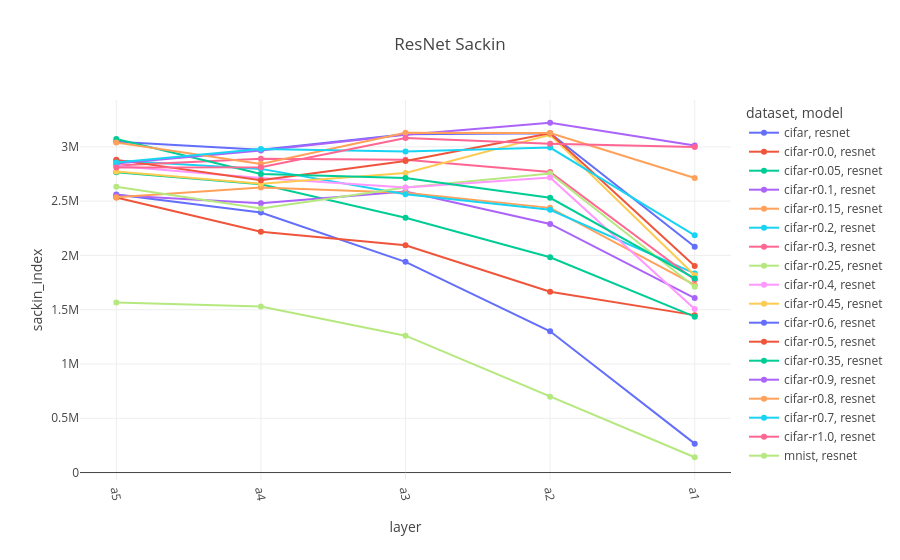

Notebook source saved alongside this figure:
### Code cell
fig = px.line(resnet, x="layer", y="sackin_index", color="dataset", symbol="model", color_discrete_sequence=px.colors.qualitative.Plotly, title="ResNet Sackin")
fig.update_xaxes(tickangle=80)
# fig.update_yaxes(type="log")

### Figure 1 — Plotly figure (JSON) as saved in the notebook; plotly's stock layout.template omitted (floating-point values rounded to 4 significant figures)
{"data": [{"hovertemplate": "dataset=cifar<br>model=resnet<br>layer=%{x}<br>sackin_index=%{y}<extra></extra>", "legendgroup": "cifar, resnet", "line": {"color": "#636EFA", "dash": "solid"}, "marker": {"symbol": "circle"}, "mode": "lines+markers", "name": "cifar, resnet", "orientation": "v", "showlegend": true, "type": "scatter", "x": ["a5", "a4", "a3", "a2", "a1"], "xaxis": "x", "y": [2560000.0, 2395000.0, 1941000.0, 1301000.0, 266300.0], "yaxis": "y"}, {"hovertemplate": "dataset=cifar-r0.0<br>model=resnet<br>layer=%{x}<br>sackin_index=%{y}<extra></extra>", "legendgroup": "cifar-r0.0, resnet", "line": {"color": "#EF553B", "dash": "solid"}, "marker": {"symbol": "circle"}, "mode": "lines+markers", "name": "cifar-r0.0, resnet", "orientation": "v", "showlegend": true, "type": "scatter", "x": ["a5", "a4", "a3", "a2", "a1"], "xaxis": "x", "y": [2533000.0, 2218000.0, 2094000.0, 1666000.0, 1450000.0], "yaxis": "y"}, {"hovertemplate": "dataset=cifar-r0.05<br>model=resnet<br>layer=%{x}<br>sackin_index=%{y}<extra></extra>", "legendgroup": "cifar-r0.05, resnet", "line": {"color": "#00CC96", "dash": "solid"}, "marker": {"symbol": "circle"}, "mode": "lines+markers", "name": "cifar-r0.05, resnet", "orientation": "v", "showlegend": true, "type": "scatter", "x": ["a5", "a4", "a3", "a2", "a1"], "xaxis": "x", "y": [2765000.0, 2655000.0, 2347000.0, 1983000.0, 1436000.0], "yaxis": "y"}, {"hovertemplate": "dataset=cifar-r0.1<br>model=resnet<br>layer=%{x}<br>sackin_index=%{y}<extra></extra>", "legendgroup": "cifar-r0.1, resnet", "line": {"color": "#AB63FA", "dash": "solid"}, "marker": {"symbol": "circle"}, "mode": "lines+markers", "name": "cifar-r0.1, resnet", "orientation": "v", "showlegend": true, "type": "scatter", "x": ["a5", "a4", "a3", "a2", "a1"], "xaxis": "x", "y": [2554000.0, 2480000.0, 2589000.0, 2290000.0, 1607000.0], "yaxis": "y"}, {"hovertemplate": "dataset=cifar-r0.15<br>model=resnet<br>layer=%{x}<br>sackin_index=%{y}<extra></extra>", "legendgroup": "cifar-r0.15, resnet", "line": {"color": "#FFA15A", "dash": "solid"}, "marker": {"symbol": "circle"}, "mode": "lines+markers", "name": "cifar-r0.15, resnet", "orientation": "v", "showlegend": true, "type": "scatter", "x": ["a5", "a4", "a3", "a2", "a1"], "xaxis": "x", "y": [2537000.0, 2626000.0, 2577000.0, 2438000.0, 1728000.0], "yaxis": "y"}, {"hovertemplate": "dataset=cifar-r0.2<br>model=resnet<br>layer=%{x}<br>sackin_index=%{y}<extra></extra>", "legendgroup": "cifar-r0.2, resnet", "line": {"color": "#19D3F3", "dash": "solid"}, "marker": {"symbol": "circle"}, "mode": "lines+markers", "name": "cifar-r0.2, resnet", "orientation": "v", "showlegend": true, "type": "scatter", "x": ["a5", "a4", "a3", "a2", "a1"], "xaxis": "x", "y": [2874000.0, 2797000.0, 2563000.0, 2420000.0, 1834000.0], "yaxis": "y"}, {"hovertemplate": "dataset=cifar-r0.3<br>model=resnet<br>layer=%{x}<br>sackin_index=%{y}<extra></extra>", "legendgroup": "cifar-r0.3, resnet", "line": {"color": "#FF6692", "dash": "solid"}, "marker": {"symbol": "circle"}, "mode": "lines+markers", "name": "cifar-r0.3, resnet", "orientation": "v", "showlegend": true, "type": "scatter", "x": ["a5", "a4", "a3", "a2", "a1"], "xaxis": "x", "y": [2827000.0, 2891000.0, 2882000.0, 2769000.0, 1776000.0], "yaxis": "y"}, {"hovertemplate": "dataset=cifar-r0.25<br>model=resnet<br>layer=%{x}<br>sackin_index=%{y}<extra></extra>", "legendgroup": "cifar-r0.25, resnet", "line": {"color": "#B6E880", "dash": "solid"}, "marker": {"symbol": "circle"}, "mode": "lines+markers", "name": "cifar-r0.25, resnet", "orientation": "v", "showlegend": true, "type": "scatter", "x": ["a5", "a4", "a3", "a2", "a1"], "xaxis": "x", "y": [2632000.0, 2432000.0, 2626000.0, 2755000.0, 1712000.0], "yaxis": "y"}, {"hovertemplate": "dataset=cifar-r0.4<br>model=resnet<br>layer=%{x}<br>sackin_index=%{y}<extra></extra>", "legendgroup": "cifar-r0.4, resnet", "line": {"color": "#FF97FF", "dash": "solid"}, "marker": {"symbol": "circle"}, "mode": "lines+markers", "name": "cifar-r0.4, resnet", "orientation": "v", "showlegend": true, "type": "scatter", "x": ["a5", "a4", "a3", "a2", "a1"], "xaxis": "x", "y": [2824000.0, 2714000.0, 2626000.0, 2717000.0, 1507000.0], "yaxis": "y"}, {"hovertemplate": "dataset=cifar-r0.45<br>model=resnet<br>layer=%{x}<br>sackin_index=%{y}<extra></extra>", "legendgroup": "cifar-r0.45, resnet", "line": {"color": "#FECB52", "dash": "solid"}, "marker": {"symbol": "circle"}, "mode": "lines+markers", "name": "cifar-r0.45, resnet", "orientation": "v", "showlegend": true, "type": "scatter", "x": ["a5", "a4", "a3", "a2", "a1"], "xaxis": "x", "y": [2773000.0, 2659000.0, 2760000.0, 3112000.0, 1817000.0], "yaxis": "y"}, {"hovertemplate": "dataset=cifar-r0.6<br>model=resnet<br>layer=%{x}<br>sackin_index=%{y}<extra></extra>", "legendgroup": "cifar-r0.6, resnet", "line": {"color": "#636EFA", "dash": "solid"}, "marker": {"symbol": "circle"}, "mode": "lines+markers", "name": "cifar-r0.6, resnet", "orientation": "v", "showlegend": true, "type": "scatter", "x": ["a5", "a4", "a3", "a2", "a1"], "xaxis": "x", "y": [3047000.0, 2975000.0, 3117000.0, 3126000.0, 2079000.0], "yaxis": "y"}, {"hovertemplate": "dataset=cifar-r0.5<br>model=resnet<br>layer=%{x}<br>sackin_index=%{y}<extra></extra>", "legendgroup": "cifar-r0.5, resnet", "line": {"color": "#EF553B", "dash": "solid"}, "marker": {"symbol": "circle"}, "mode": "lines+markers", "name": "cifar-r0.5, resnet", "orientation": "v", "showlegend": true, "type": "scatter", "x": ["a5", "a4", "a3", "a2", "a1"], "xaxis": "x", "y": [2880000.0, 2692000.0, 2870000.0, 3125000.0, 1903000.0], "yaxis": "y"}, {"hovertemplate": "dataset=cifar-r0.35<br>model=resnet<br>layer=%{x}<br>sackin_index=%{y}<extra></extra>", "legendgroup": "cifar-r0.35, resnet", "line": {"color": "#00CC96", "dash": "solid"}, "marker": {"symbol": "circle"}, "mode": "lines+markers", "name": "cifar-r0.35, resnet", "orientation": "v", "showlegend": true, "type": "scatter", "x": ["a5", "a4", "a3", "a2", "a1"], "xaxis": "x", "y": [3072000.0, 2750000.0, 2713000.0, 2531000.0, 1789000.0], "yaxis": "y"}, {"hovertemplate": "dataset=cifar-r0.9<br>model=resnet<br>layer=%{x}<br>sackin_index=%{y}<extra></extra>", "legendgroup": "cifar-r0.9, resnet", "line": {"color": "#AB63FA", "dash": "solid"}, "marker": {"symbol": "circle"}, "mode": "lines+markers", "name": "cifar-r0.9, resnet", "orientation": "v", "showlegend": true, "type": "scatter", "x": ["a5", "a4", "a3", "a2", "a1"], "xaxis": "x", "y": [2847000.0, 2966000.0, 3112000.0, 3222000.0, 3013000.0], "yaxis": "y"}, {"hovertemplate": "dataset=cifar-r0.8<br>model=resnet<br>layer=%{x}<br>sackin_index=%{y}<extra></extra>", "legendgroup": "cifar-r0.8, resnet", "line": {"color": "#FFA15A", "dash": "solid"}, "marker": {"symbol": "circle"}, "mode": "lines+markers", "name": "cifar-r0.8, resnet", "orientation": "v", "showlegend": true, "type": "scatter", "x": ["a5", "a4", "a3", "a2", "a1"], "xaxis": "x", "y": [3040000.0, 2843000.0, 3130000.0, 3128000.0, 2713000.0], "yaxis": "y"}, {"hovertemplate": "dataset=cifar-r0.7<br>model=resnet<br>layer=%{x}<br>sackin_index=%{y}<extra></extra>", "legendgroup": "cifar-r0.7, resnet", "line": {"color": "#19D3F3", "dash": "solid"}, "marker": {"symbol": "circle"}, "mode": "lines+markers", "name": "cifar-r0.7, resnet", "orientation": "v", "showlegend": true, "type": "scatter", "x": ["a5", "a4", "a3", "a2", "a1"], "xaxis": "x", "y": [2855000.0, 2979000.0, 2958000.0, 2994000.0, 2185000.0], "yaxis": "y"}, {"hovertemplate": "dataset=cifar-r1.0<br>model=resnet<br>layer=%{x}<br>sackin_index=%{y}<extra></extra>", "legendgroup": "cifar-r1.0, resnet", "line": {"color": "#FF6692", "dash": "solid"}, "marker": {"symbol": "circle"}, "mode": "lines+markers", "name": "cifar-r1.0, resnet", "orientation": "v", "showlegend": true, "type": "scatter", "x": ["a5", "a4", "a3", "a2", "a1"], "xaxis": "x", "y": [2810000.0, 2812000.0, 3082000.0, 3029000.0, 2999000.0], "yaxis": "y"}, {"hovertemplate": "dataset=mnist<br>model=resnet<br>layer=%{x}<br>sackin_index=%{y}<extra></extra>", "legendgroup": "mnist, resnet", "line": {"color": "#B6E880", "dash": "solid"}, "marker": {"symbol": "circle"}, "mode": "lines+markers", "name": "mnist, resnet", "orientation": "v", "showlegend": true, "type": "scatter", "x": ["a5", "a4", "a3", "a2", "a1"], "xaxis": "x", "y": [1567000.0, 1529000.0, 1261000.0, 697700.0, 140800.0], "yaxis": "y"}], "layout": {"legend": {"title": {"text": "dataset, model"}, "tracegroupgap": 0}, "title": {"text": "ResNet Sackin"}, "xaxis": {"anchor": "y", "domain": [0, 1], "tickangle": 80, "title": {"text": "layer"}}, "yaxis": {"anchor": "x", "domain": [0, 1], "title": {"text": "sackin_index"}}}}
